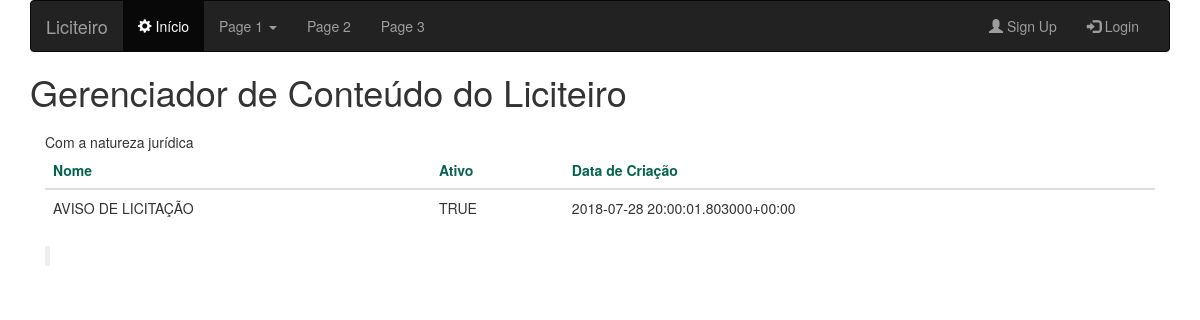
The app's page /item_modalidade_licitacao/1/, older data.
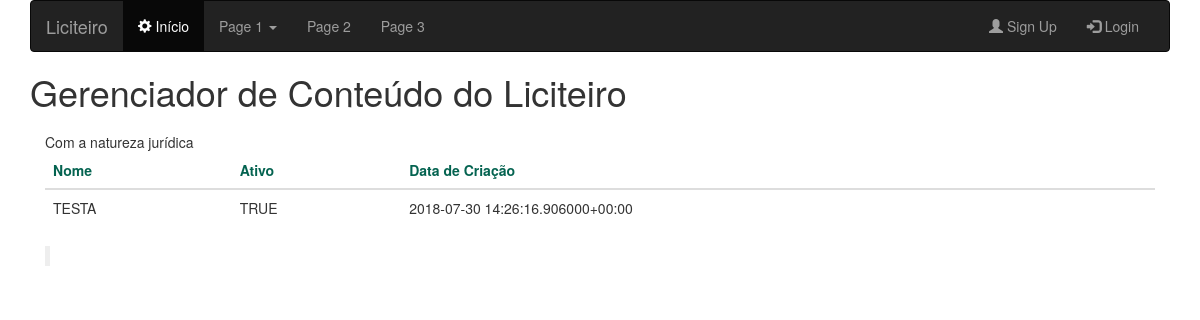
The same page, newer data.
### app_licitacao/models.py (models this page shows, shortened)
class Modalidade_Licitacao(models.Model):
	nome = models.CharField(max_length = 150)
	ativo = models.BooleanField()
	data_criacao = models.DateTimeField(auto_now = True)
	class Meta:
		verbose_name_plural = 'Modalidasdes de Licitação'

### app_licitacao/views.py (the view)
# urls.py: url(r'^item_modalidade_licitacao/(?P<nr_item>\d+)/$',item_modalidade_licitacao),
def item_modalidade_licitacao(request, nr_item):
  try:
    item = Modalidade_Licitacao.objects.get(pk = nr_item)
  except:
    raise Http404('Sem Registro!')
  return render(request, "app_licitacao/modalidades_licitacao/item_modalidade_licitacao.html", {'item': item})

### templates/app_licitacao/modalidades_licitacao/item_modalidade_licitacao.html (shortened to what this page needs)
{% extends "base.html" %}
{% block conteudo %}
	<div class="col-md-9 col-sm-9">
		<span> Com a natureza jurídica {{item.natureza_juridica}}</span>
	</div>
	<div class="col-md-9 col-sm-9" style="width: 100%;">
		<div class="table-responsive">
			<table class="table">
		    <thead>
		      <tr style="color: #046350;">
		      	 <th>Nome </th>
		         <th>Ativo </th>
                  <th>Data de Criação </th>
		       </tr>
		      </thead>
		        <tbody>
		       <tr>
		    		<td>{{ item.nome|upper }}</td>
		        <td>{{ item.ativo|upper }}</td>
		        <td>{{ item.data_criacao|upper }}</td>
		      </tr>
		    </tbody>
		  </table>
		</div>
	</div>
	<div class="col-sm-6 col-md-6">
  	<blockquote>{{item.observacoes}}</blockquote>
	</div>
{% endblock %}

Row changes from the older to the newer data that the page shows:
changed Modalidade_Licitacao "TRUE": nome "AVISO DE LICITAÇÃO" → "TESTA"; data_criacao "2018-07-28 20:00:01.803000+00:00" → "2018-07-30 14:26:16.906000+00:00"
